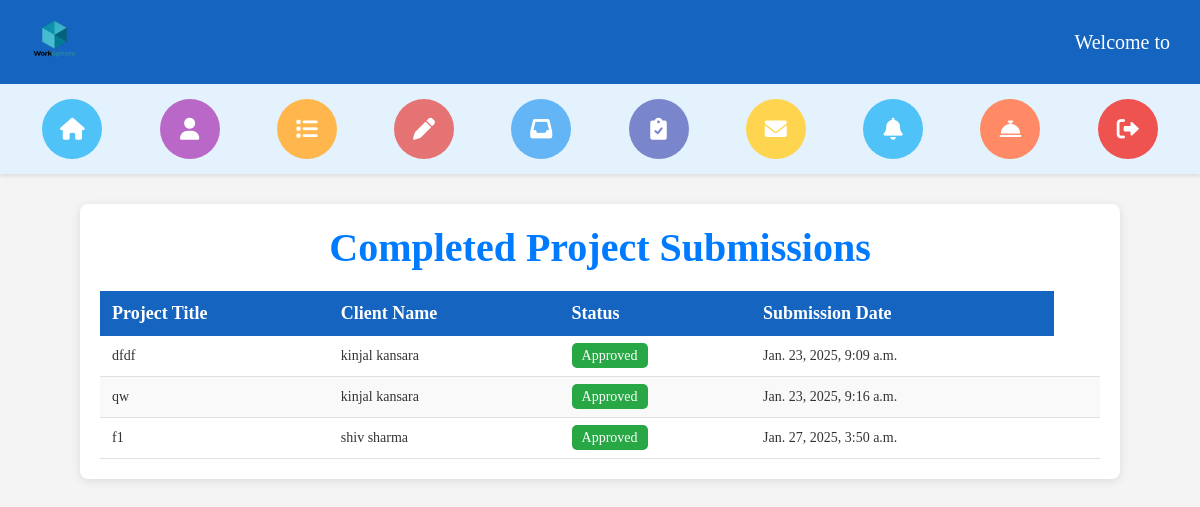
Page /freelancer/freelancer_submitted_project/ (signed in) on the earlier database version.
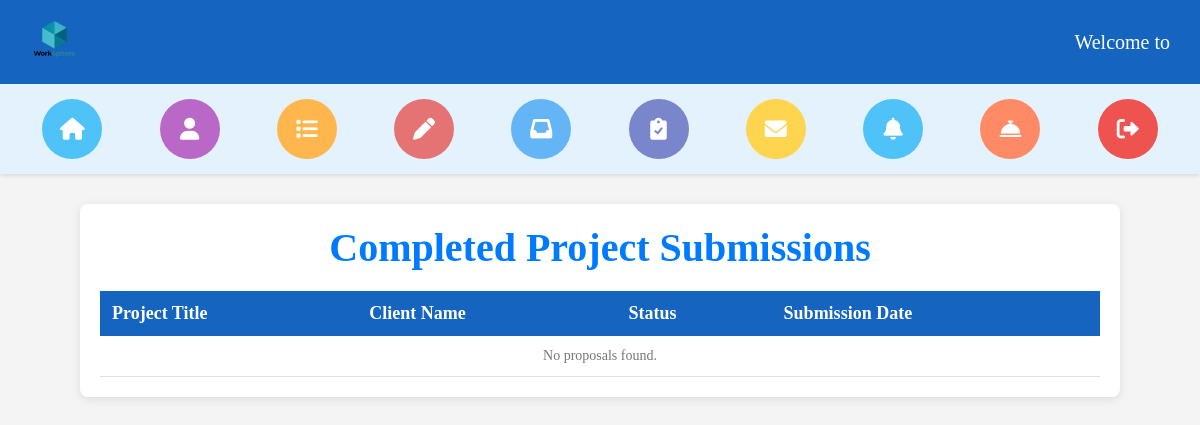
Same page on the later database version.
### freelancer/models.py (models this page shows, shortened)
class FreelancerProposal(models.Model):
    DURATION_CHOICES = [
        ('1_day', '1 Day'),
        ('2_days', '2 Days'),
        ('3_days', '3 Days'),
        ('4_days', '4 Days'),
        ('5_days', '5 Days'),
        ('7_days', '7 Days'),
        ('10_days', '10 Days'),
        ('15_days', '15 Days'),
        ('1_month', '1 Month'),
        ('2_months', '2 Months'),
        ('3_months', '3 Months'),
    ]
    client = models.ForeignKey(ClientRegisterLogin, on_delete=models.CASCADE, null=True)
    freelancer = models.ForeignKey(FreelancerRegisterLogin, on_delete=models.CASCADE)
    project = models.ForeignKey(ClientPostProject, on_delete=models.CASCADE)
    title = models.CharField(max_length=200)
    description = models.TextField(editable=False)
    duration = models.CharField(max_length=20, choices=DURATION_CHOICES)
    bid = models.DecimalField(max_digits=10, decimal_places=2)  # Default bid value
    cover_letter = models.TextField()
    attachment = models.FileField(upload_to='attachments/', blank=True, null=True)
    submitted_at = models.DateTimeField(auto_now_add=True)
    status = models.CharField(max_length=10, null=True)

### client/models.py (models this page shows, shortened)
class ClientPostProject(models.Model):
    EXPERIENCE_LEVEL_CHOICES = [
        ('entry', 'Entry Level'),
        ('intermediate', 'Intermediate Level'),
        ('expert', 'Expert Level'),
    ]
    BUDGET_TYPE_CHOICES = [
        ('fixed', 'Fixed Price'),
        ('hourly', 'Hourly'),
    ]
    CATEGORY_CHOICES = [
        ('ai_developement', 'AI Development'),
        ('animation', 'Animation'),
        ('business_strategy', 'Business Strategy'),
        ('content_creation', 'Content Creation'),
        ('contract_drafting', 'Contract Drafting'),
        ('graphic_design', 'Graphic Design'),
        ('legal_consulting', 'Legal Consulting'),
        ('logo_design', 'Logo Design'),
        ('machine_learning', 'Machine Learning'),
        ('market_research', 'Market Research'),
        ('social_media_marketing', 'Social Media Marketing'),
        ('software_development', 'Software Development'),
        ('video_editing', 'Video Editing'),
        ('web_development', 'Web Development'),
        ('music_composition', 'Music Composition'),
        ('lyric_writting', 'Lyric Writing'),
    ]
    client = models.ForeignKey(ClientRegisterLogin, on_delete=models.CASCADE, related_name='projects', null=True)
    title = models.CharField(max_length=255, help_text="Title of the project")
    description = models.TextField(help_text="Detailed description of the project")
    category = models.CharField(max_length=50, choices=CATEGORY_CHOICES, help_text="Project category")
    budget = models.DecimalField(max_digits=20, decimal_places=2, help_text="Project budget (fixed or hourly)")
    budget_type = models.CharField(max_length=10, choices=BUDGET_TYPE_CHOICES, help_text="Budget type")
    deadline = models.DateField(help_text="Deadline for project completion")
    skills_required = models.CharField(max_length=255, help_text="Skills required for the project")
    attachments = models.FileField(upload_to="project_attachments/", blank=True, null=True, help_text="Project-related files")
    photo = models.ImageField(upload_to="project_photos/", blank=True, null=True, help_text="Project-related photo")
    experience_level = models.CharField(max_length=15, choices=EXPERIENCE_LEVEL_CHOICES, help_text="Required experience level for freelancers")
    created_at = models.DateTimeField(auto_now_add=True, help_text="Time when the project was posted")
    status = models.CharField(max_length=10, null=True)

class ClientRegisterLogin(models.Model):
    profile_photo = models.ImageField(upload_to='profile_photos/')
    first_name = models.CharField(max_length=30)
    last_name = models.CharField(max_length=30)
    username = models.CharField(max_length=30, unique=True)
    email = models.EmailField(unique=True)
    password = models.CharField(max_length=100)
    phone_no = models.CharField(max_length=15)
    company = models.CharField(max_length=100)
    location = models.CharField(max_length=100, null=True)
    bio = models.TextField(null=True, max_length=1000)

### freelancer/views.py (the view)
# urls.py: path('freelancer_submitted_project/', views.freelancer_submitted_project, name='freelancer_submitted_project'),
def freelancer_submitted_project(request):
    user = request.session.get('logged_user')
    try:
        freelancer = FreelancerRegisterLogin.objects.get(username=user)
    except FreelancerRegisterLogin.DoesNotExist:
        messages.error(request, 'Freelancer not found!')
        return redirect('error_page')
    submitted_proposals = FreelancerProposal.objects.filter(freelancer=freelancer, status='Completed')
    context = {
        'completed_proposals': submitted_proposals
    }
    return render(request, 'freelancer_submitted_project.html', context)

### freelancer/templates/freelancer_submitted_project.html (shortened to what this page needs)
{% extends 'freelancer_header_2.html' %}
{% block content %}
<div class="container">
    <h2>Completed Project Submissions</h2>
    <table>
        <thead>
            <tr>
                <th>Project Title</th>
                <th>Client Name</th>
                <th>Status</th>
                <th>Submission Date</th>
            </tr>
        </thead>
        <tbody>
            {% for proposal in completed_proposals %}
            <tr>
                <td>{{ proposal.project.title }}</td>
                <td>{{ proposal.project.client.first_name }} {{ proposal.project.client.last_name }}</td>
                <td>
                    {% if proposal.status == 'pending' %}
                        <span class="badge badge-warning">Pending</span>
                    {% else %}
                    <span class="badge badge-success">Approved</span>
                    {% endif %}
                </td>
                <td>{{ proposal.submitted_at }}</td>
                <td>
                </td>
            </tr>
            {% empty %}
            <tr>
                <td colspan="5" class="text-center">No proposals found.</td>
            </tr>
            {% endfor %}
        </tbody>
    </table>
</div>
{% endblock %}

Differences in the rows shown:
removed FreelancerProposal: project "dfdf", project.client.first_name "kinjal", project.client.last_name "kansara", status "Approved", submitted_at "Jan. 23, 2025, 9:09 a.m."
removed FreelancerProposal: project "qw", project.client.first_name "kinjal", project.client.last_name "kansara", status "Approved", submitted_at "Jan. 23, 2025, 9:16 a.m."
removed FreelancerProposal: project "f1", project.client.first_name "shiv", project.client.last_name "sharma", status "Approved", submitted_at "Jan. 27, 2025, 3:50 a.m."
Other differences:
text now shown: "No proposals found."
